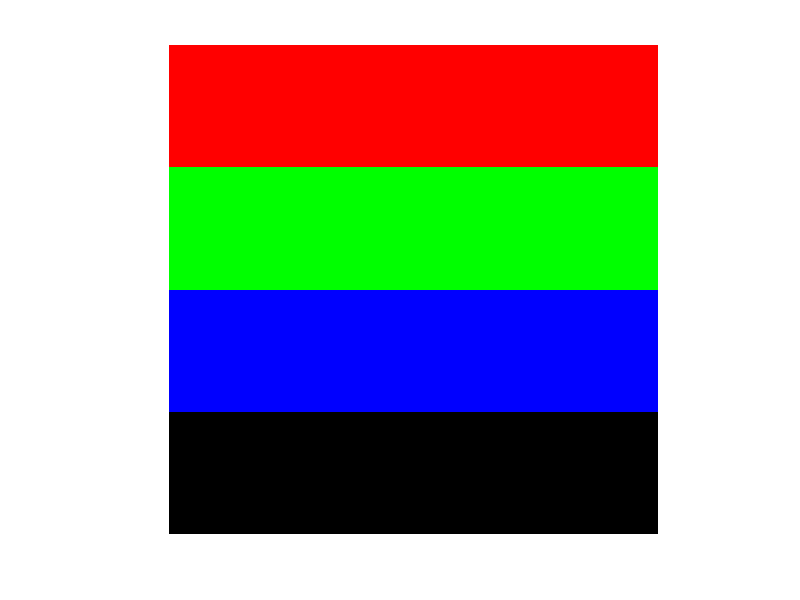
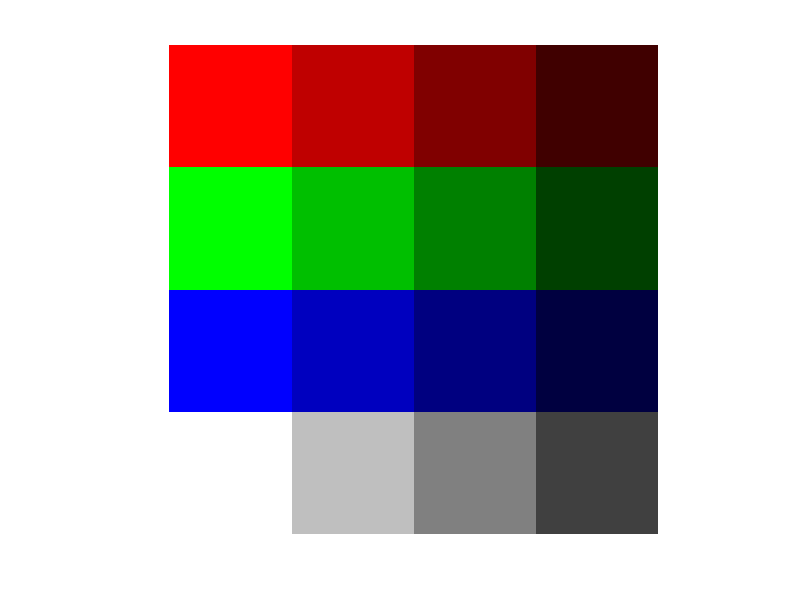

MATLAB code for these plots, in order:
%Tehtava 7
im = zeros(4,4,3);
im(1,:,1) = uint8(255) 
im(2,:,2) = uint8(255)
im(3,:,3) = uint8(255)

% init picture
figure(1)
imagesc(im)
axis off
axis equal

im2 = zeros(4,4,3);
scales = [255, round(255*3/4), round(255/2), round(255/4)];

for iii = 1:3
   im2(iii,:,iii) = scales;
   im2(4,:,iii) = scales;
end

im2 = uint8(im2);

figure(2)
imagesc(im2)
axis off
axis equal
